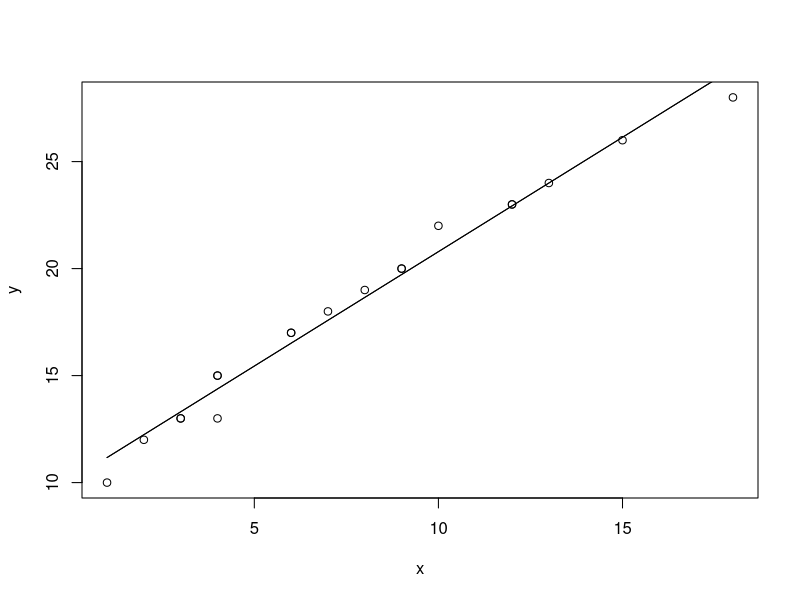

Here is the R script that generated this plot:
setwd("C:\\Users\\gaura\\OneDrive\\Documents\\DA_Final_Lab")
lr<-read.csv("1.csv",header=TRUE,sep=",")
lr

x<-lr$experience
y<-lr$publications

X <- mean(x)
X
Y <- mean(y)
Y

num = sum((x-X)*(y-Y))
dem = sum((x-X)^2)

b1 = num/dem
b0 = Y - b1*X
b1
b0
lr$pred = b0 + b1*x
lr
rss = sum((y-lr$pred)^2)
rss
tss = sum((y-Y)^2)
tss
rse = sqrt(rss/(nrow(lr)-2))
rse
se = 1 -  (rss/tss)
se


fit <- lm(y~x,lr)
summary(fit)

lr$pred2 = predict(fit,data.frame(x=c(x)))
lr


plot(x,y)
lines(x,lr$pred)
lines(x,lr$pred2)
